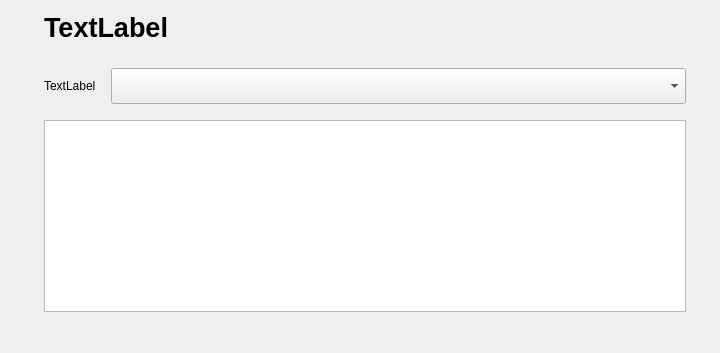
     <widget class="QWidget" name="pageDashBoard">
      <property name="minimumSize">
       <size>
        <width>720</width>
        <height>0</height>
       </size>
      </property>
      <layout class="QVBoxLayout" name="verticalLayout_10">
       <property name="spacing">
        <number>0</number>
       </property>
       <property name="leftMargin">
        <number>35</number>
       </property>
       <property name="topMargin">
        <number>0</number>
       </property>
       <property name="rightMargin">
        <number>25</number>
       </property>
       <property name="bottomMargin">
        <number>41</number>
       </property>
       <item>
        <widget class="QWidget" name="widgetDevices" native="true">
         <layout class="QVBoxLayout" name="verticalLayout_3">
          <property name="bottomMargin">
           <number>0</number>
          </property>
          <item>
           <layout class="QHBoxLayout" name="horizontalLayout">
            <property name="topMargin">
             <number>0</number>
            </property>
            <property name="bottomMargin">
             <number>17</number>
            </property>
            <item>
             <widget class="QLabel" name="labelBiometric">
              <property name="minimumSize">
               <size>
                <width>0</width>
                <height>36</height>
               </size>
              </property>
              <property name="maximumSize">
               <size>
                <width>16777215</width>
                <height>36</height>
               </size>
              </property>
              <property name="font">
               <font>
                <pointsize>20</pointsize>
                <bold>true</bold>
               </font>
              </property>
              <property name="text">
               <string>TextLabel</string>
              </property>
             </widget>
            </item>
            <item>
             <spacer name="horizontalSpacer">
              <property name="orientation">
               <enum>Qt::Horizontal</enum>
              </property>
              <property name="sizeHint" stdset="0">
               <size>
                <width>40</width>
                <height>20</height>
               </size>
              </property>
             </spacer>
            </item>
           </layout>
          </item>
          <item>
           <layout class="QHBoxLayout" name="horizontalLayout_100">
            <property name="spacing">
             <number>15</number>
            </property>
            <property name="bottomMargin">
             <number>10</number>
            </property>
            <item>
             <widget class="QLabel" name="labelDeviceType">
              <property name="text">
               <string>TextLabel</string>
              </property>
             </widget>
            </item>
            <item>
             <widget class="QComboBox" name="listWidgetDevicesType">
              <property name="sizePolicy">
               <sizepolicy hsizetype="Expanding" vsizetype="Fixed">
                <horstretch>0</horstretch>
                <verstretch>0</verstretch>
               </sizepolicy>
              </property>
              <property name="minimumSize">
               <size>
                <width>0</width>
                <height>36</height>
               </size>
              </property>
              <property name="maximumSize">
               <size>
                <width>16777215</width>
                <height>36</height>
               </size>
              </property>
             </widget>
            </item>
           </layout>
          </item>
          <item>
           <widget class="QTableWidget" name="tableWidgetDevices">
            <property name="verticalScrollBarPolicy">
             <enum>Qt::ScrollBarAsNeeded</enum>
            </property>
            <property name="horizontalScrollBarPolicy">
             <enum>Qt::ScrollBarAsNeeded</enum>
            </property>
            <property name="autoScroll">
             <bool>true</bool>
            </property>
            <property name="editTriggers">
             <set>QAbstractItemView::NoEditTriggers</set>
            </property>
            <property name="selectionMode">
             <enum>QAbstractItemView::NoSelection</enum>
            </property>
            <property name="selectionBehavior">
             <enum>QAbstractItemView::SelectItems</enum>
            </property>
            <property name="showGrid">
             <bool>false</bool>
            </property>
            <property name="wordWrap">
             <bool>true</bool>
            </property>
            <property name="cornerButtonEnabled">
             <bool>true</bool>
            </property>
            <property name="columnCount">
             <number>0</number>
            </property>
            <attribute name="horizontalHeaderMinimumSectionSize">
             <number>50</number>
            </attribute>
            <attribute name="horizontalHeaderDefaultSectionSize">
             <number>100</number>
            </attribute>
            <attribute name="verticalHeaderVisible">
             <bool>false</bool>
            </attribute>
            <attribute name="verticalHeaderMinimumSectionSize">
             <number>36</number>
            </attribute>
            <attribute name="verticalHeaderDefaultSectionSize">
             <number>36</number>
            </attribute>
           </widget>
          </item>
         </layout>
        </widget>
       </item>
      </layout>
     </widget>
